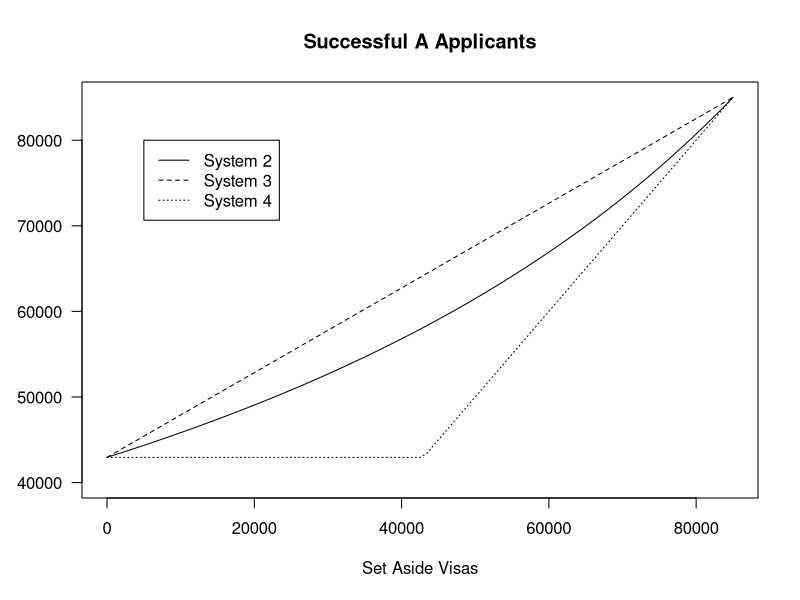

Write the R code that produced this figure.
V = 85000 #total number of visas
A = 96000 #number of A applicants
B = 94000 #number of B applicants
AV = 20000 #number of visas reserved for A applicants


#One lottery, give reserved visa if possible
four = Vectorize(function(AV){return(max(AV,V*A/(A+B)))})

#Process general first
three = Vectorize(function(AV){min(A,(V-AV)*A/(A+B) + AV)}) 

#Two lotteries, process A applicants first
two = Vectorize(function(AV){return(min(A,AV+(A-AV)*(V-AV)/(A+B-AV)))})

#Each counts number of A applicants to receive a visa
plot(two,xlim=c(0,V),las=1,xlab='Set Aside Visas',ylab='',ylim=c(40000,85000),main='Successful A Applicants')
plot(three,xlim=c(0,V),add=TRUE,lty='dashed')
plot(four,xlim=c(0,V),add=TRUE,lty='dotted')

legend(x=5000,y=80000,legend=c('System 2','System 3','System 4'),lty=c('solid','dashed','dotted'))
